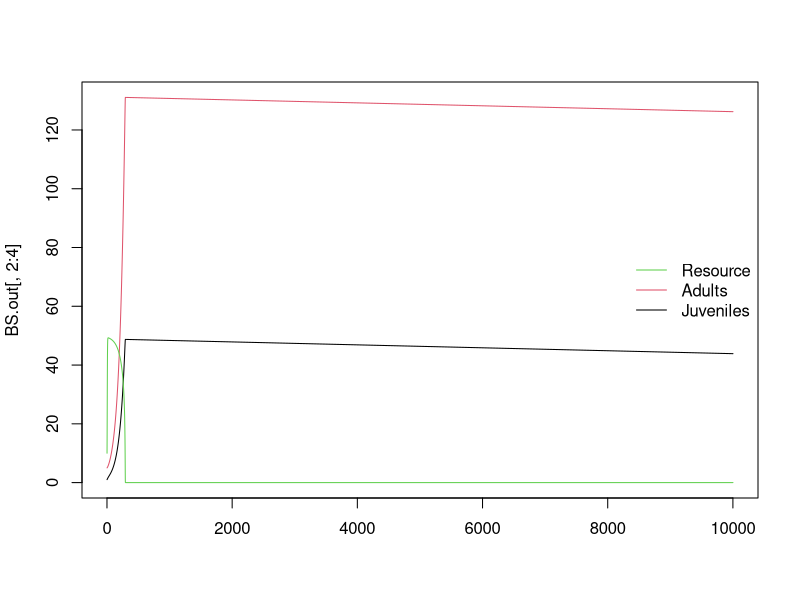

This figure's R source:

library(deSolve)

#### PARAMETERS ################################################################

#adult to juvenile size ratio
z<-0.02
#adult modifier on production of juveniles - can use to modify stage structure,
#   seems like it needs to be less than 1
p<-0.06
#conversion efficiency of resource to useful energy for fish
sig<-0.75
#maximum ingestion rate ~ make mass specific?
M<-0.5
#handling time - speed at which fish can eat resources, smaller is faster
H<-3
#mortality for juveniles
uJ<-0.005
#mortality for adults
uA<-0.005
#mortality for resources (will be useful when we add temp dependence)
uR<-0.005
#costs of maintaining somatic growth/turnover i.e. the base level of resource 
#   intake you have to exceed to mature or reproduce
t<-0.01
#resource growth rate
r<-5
#resource carrying capacity
K<-50
#adult reproductive rate
B<-0.5

#have to tell desolve which parameters to care about
parms<-c(M=M, H=H, sig=sig, t=t, uJ=uJ, B=B, uA=uA, p=p ,r=r, K=K, uR=uR)

#### ODE FUNCTIONS #############################################################

#ra is reproduction per adult
#mj is the juvenile maturation rate
#u with a stage following it is the mortality rate for that stage
#ca and cj are the functional responses for adults and juveniles respectively
#   (though they are identical right now)
BaseStage<-function(t,y,p){
	{
		J<-y[1]
		A<-y[2]
		R<-y[3]
	}
	with(as.list(p),{
		ca<-M*(R/(H+R))
		cj<-M*(R/(H+R))
		ifelse(((sig*cj)-t)<0, mj<-0, mj<-(((sig*cj)-t)-uJ)/(1-z^(1-(uJ/((sig*cj)-T)))))
		ifelse(((sig*ca)-t)<0, ra<-0, ra<-((sig*ca)-t)*B)
		
		dJ.dt<- ra*A -mj*J - uJ
		
		dA.dt<- mj*J - uA -ra*p*A
		
		dR.dt<- r*R*(1-(R/K)) - cj*J - ca*A -uR
		
        return(list(c(dJ.dt,dA.dt,dR.dt)))
	})
}

#### SIMULATION ################################################################

#state variable initial conditions
J<-1
A<-5
R<-10

#duration of simulation
end.time<-1000

#define how time works for simulation
days<-(seq(0,end.time,by=0.1))

#run desolve to simulate the model through time (days)
BS.out<-data.frame(ode(y=c(J,A,R),time=days,func=BaseStage, parms=parms))

matplot(BS.out[,2:4],type="l",lty=1,pch=0.5,col=1:3)
legend('right', c("Resource","Adults","Juveniles"), lty=1,col=3:1, bty = "n")
